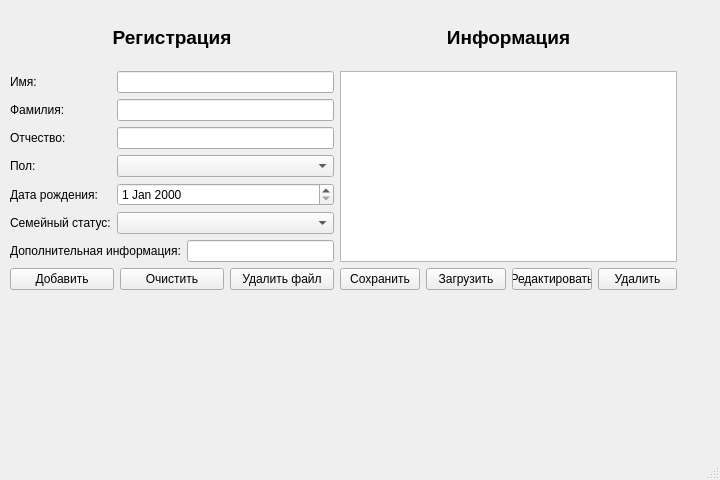
<?xml version="1.0" encoding="UTF-8"?>
<ui version="4.0">
 <class>MainWindow</class>
 <widget class="QMainWindow" name="MainWindow">
  <property name="geometry">
   <rect>
    <x>0</x>
    <y>0</y>
    <width>720</width>
    <height>480</height>
   </rect>
  </property>
  <property name="windowTitle">
   <string>MainWindow</string>
  </property>
  <widget class="QWidget" name="centralwidget">
   <widget class="QWidget" name="">
    <property name="geometry">
     <rect>
      <x>10</x>
      <y>10</y>
      <width>667</width>
      <height>280</height>
     </rect>
    </property>
    <layout class="QGridLayout" name="gridLayout">
     <item row="7" column="2">
      <widget class="QLineEdit" name="setInfo"/>
     </item>
     <item row="2" column="0">
      <widget class="QLabel" name="surname">
       <property name="text">
        <string>Фамилия:</string>
       </property>
      </widget>
     </item>
     <item row="8" column="0" colspan="3">
      <layout class="QHBoxLayout" name="horizontalLayout">
       <item>
        <widget class="QPushButton" name="add">
         <property name="text">
          <string>Добавить</string>
         </property>
        </widget>
       </item>
       <item>
        <widget class="QPushButton" name="clear">
         <property name="text">
          <string>Очистить</string>
         </property>
        </widget>
       </item>
       <item>
        <widget class="QPushButton" name="deleteFile">
         <property name="text">
          <string>Удалить файл</string>
         </property>
        </widget>
       </item>
      </layout>
     </item>
     <item row="1" column="3" rowspan="7">
      <widget class="QListWidget" name="listWidget"/>
     </item>
     <item row="6" column="0">
      <widget class="QLabel" name="status">
       <property name="text">
        <string>Семейный статус:</string>
       </property>
      </widget>
     </item>
     <item row="3" column="0">
      <widget class="QLabel" name="patronomyc">
       <property name="text">
        <string>Отчество:</string>
       </property>
      </widget>
     </item>
     <item row="8" column="3">
      <layout class="QHBoxLayout" name="horizontalLayout_2">
       <item>
        <widget class="QPushButton" name="save">
         <property name="text">
          <string>Сохранить</string>
         </property>
        </widget>
       </item>
       <item>
        <widget class="QPushButton" name="load">
         <property name="text">
          <string>Загрузить</string>
         </property>
        </widget>
       </item>
       <item>
        <widget class="QPushButton" name="pushButton">
         <property name="text">
          <string>Редактировать</string>
         </property>
        </widget>
       </item>
       <item>
        <widget class="QPushButton" name="deletePosition">
         <property name="text">
          <string>Удалить</string>
         </property>
        </widget>
       </item>
      </layout>
     </item>
     <item row="4" column="0">
      <widget class="QLabel" name="sex">
       <property name="text">
        <string>Пол:</string>
       </property>
      </widget>
     </item>
     <item row="1" column="0">
      <widget class="QLabel" name="name">
       <property name="text">
        <string>Имя:</string>
       </property>
      </widget>
     </item>
     <item row="5" column="0">
      <widget class="QLabel" name="birthDay">
       <property name="text">
        <string>Дата рождения:</string>
       </property>
      </widget>
     </item>
     <item row="7" column="0" colspan="2">
      <widget class="QLabel" name="info">
       <property name="text">
        <string>Дополнительная информация:</string>
       </property>
      </widget>
     </item>
     <item row="0" column="3">
      <widget class="QLabel" name="label_Info">
       <property name="font">
        <font>
         <pointsize>14</pointsize>
         <weight>75</weight>
         <bold>true</bold>
        </font>
       </property>
       <property name="text">
        <string>Информация</string>
       </property>
       <property name="alignment">
        <set>Qt::AlignCenter</set>
       </property>
      </widget>
     </item>
     <item row="1" column="1" colspan="2">
      <widget class="QLineEdit" name="setName"/>
     </item>
     <item row="2" column="1" colspan="2">
      <widget class="QLineEdit" name="setSurname"/>
     </item>
     <item row="3" column="1" colspan="2">
      <widget class="QLineEdit" name="setPatronomyc"/>
     </item>
     <item row="4" column="1" colspan="2">
      <widget class="QComboBox" name="comboBox_setSex">
       <property name="currentIndex">
        <number>-1</number>
       </property>
       <item>
        <property name="text">
         <string>Мужской</string>
        </property>
       </item>
       <item>
        <property name="text">
         <string>Женский</string>
        </property>
       </item>
       <item>
        <property name="text">
         <string>Не определено</string>
        </property>
       </item>
      </widget>
     </item>
     <item row="5" column="1" colspan="2">
      <widget class="QDateEdit" name="setDateBirth"/>
     </item>
     <item row="6" column="1" colspan="2">
      <widget class="QComboBox" name="comboBox_setStatus">
       <property name="currentIndex">
        <number>-1</number>
       </property>
       <item>
        <property name="text">
         <string>Женат / Замужем</string>
        </property>
       </item>
       <item>
        <property name="text">
         <string>Свободен / Свободна</string>
        </property>
       </item>
       <item>
        <property name="text">
         <string>В разводе</string>
        </property>
       </item>
       <item>
        <property name="text">
         <string>В активном поиске</string>
        </property>
       </item>
      </widget>
     </item>
     <item row="0" column="0" colspan="3">
      <widget class="QLabel" name="label">
       <property name="font">
        <font>
         <pointsize>14</pointsize>
         <weight>75</weight>
         <bold>true</bold>
        </font>
       </property>
       <property name="text">
        <string>Регистрация</string>
       </property>
       <property name="alignment">
        <set>Qt::AlignCenter</set>
       </property>
      </widget>
     </item>
    </layout>
   </widget>
  </widget>
  <widget class="QMenuBar" name="menubar">
   <property name="geometry">
    <rect>
     <x>0</x>
     <y>0</y>
     <width>720</width>
     <height>20</height>
    </rect>
   </property>
  </widget>
  <widget class="QStatusBar" name="statusbar"/>
 </widget>
 <resources/>
 <connections/>
</ui>
